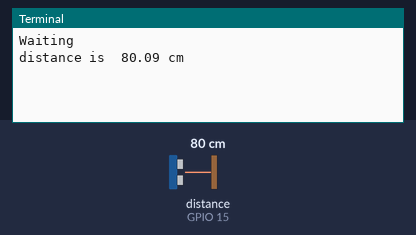
Bench run of a program on a simulated Raspberry Pi (BCM pin numbers). On the bench: the last lines printed to the terminal. Inputs (shaded band) come from the test bench; at power-on: distance to the obstacle (sensor on GPIO 15) 80 cm. The echo pulse lasts 58.3 µs per cm; the clock reads 2024-03-15 10:24:30 at power-on unless the program sets it.

Above: at 1.2 s.
1.3 s: distance to the obstacle (sensor on GPIO 15) set to 2 cm
At 2.5 s:
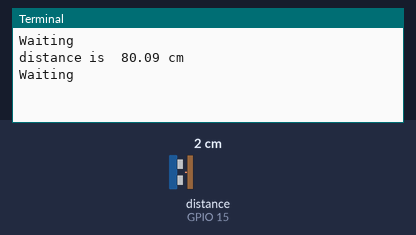
4.1 s: distance to the obstacle (sensor on GPIO 15) set to 4 cm
At 4.1 s:
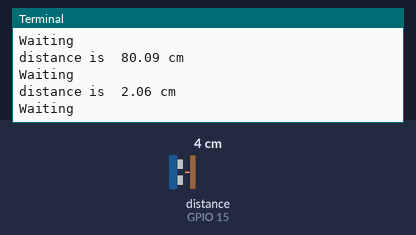
Timing chart, 0 to 7.1 s (numbered marks = the images above; inputs shaded):
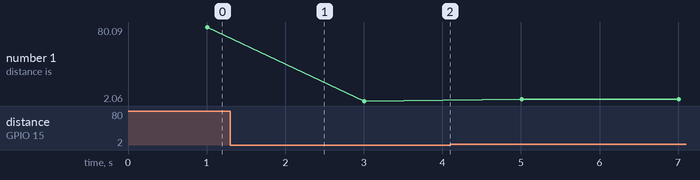

Measured:
- plotted number 1: 80.09 → 2.06 after the input at 1.3 s, 2.06 → 4.1 after the input at 4.1 s

The program:

ultrasonic.py
```python
import RPi.GPIO as GPIO
import time
GPIO.setmode(GPIO.BCM)
trig=14
echo=15
GPIO.setup(trig,GPIO.OUT)
GPIO.setup(echo,GPIO.IN)
distance1=0
while True:
    GPIO.output(trig,GPIO.LOW)
    print 'Waiting'
    time.sleep(1)
    GPIO.output(trig,GPIO.HIGH)
    time.sleep(0.00001)
    GPIO.output(trig,GPIO.LOW)
    while GPIO.input(echo)==False:
        start=time.time()
    while GPIO.input(echo)==True:
        end=time.time()
    t=end-start
    distance=17150*t
    if(distance<195 and distance>0):
        distance1=distance
    distance1=round(distance1,2)
    print 'distance is ',distance1,'cm'
    time.sleep(1)
```
